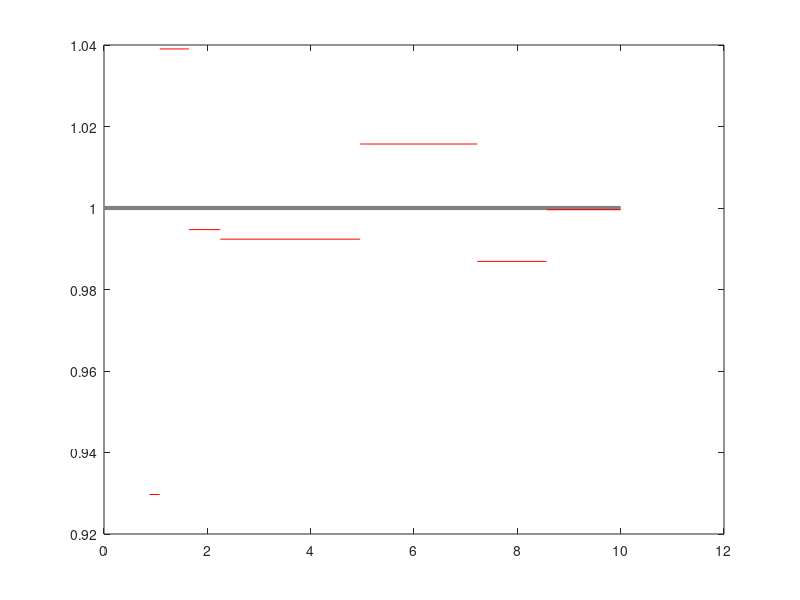

Recreate this plot in MATLAB. (Note: this script raises an error after producing the figure.)
nt=8;
dn=rand(nt,1);
dn=sort(dn);
dn=dn-min(dn)+1/dn/2;
dn=dn/max(dn)*10;


Var = 1;
nd=length(dn);
v0=1;
def=v0*dn;
noise=sqrt(Var)*randn(nd,10000);
defn=def+noise;


Gdef=-1*eye(nd)+diag(ones(nd-1,1),1);
Gdef=Gdef(1:end-1,:);
ni=size(Gdef,1);

vel=diff(def);
veln=diff(defn);
dt=diff(dn);
nv=length(dt);

Gvel=diag(dt);



skip=[3 5];
skip=[];
good=setdiff(1:ni,skip);

Gdef=Gdef(good,:);
Gvel=Gvel(good,:);
ni = length(good);

ints=[Gdef*defn];
Ga=Gdef;
Ga(end+1,1)=1;

[u,e,v]=svd(Gvel);
de=diag(e);
id=find(de>0);
p=id(end);

up=u(:,1:p);
ep=e(1:p,1:p);
vp=v(:,1:p);
%svd Gg
Ggsvd = vp*inv(ep)*up';

R=vp*vp';
modR=diag(R);
id=find(modR<0.8); %time intervals with no constraint
goodi=setdiff(1:nv,id);
goodcount=length(goodi);
gooddt = dt(goodi);
gooddt = gooddt/sum(gooddt);

Gvela=Gvel;
for i=1:length(id)
    Gvela(end+1,id(i))=1;
    Gvela(end,goodi)=-1/goodcount;
end

Gvelb=Gvel;
for i=1:length(id)
    Gvelb(end+1,id(i))=1;
    Gvelb(end,goodi)=-gooddt;
end

Gga=inv(Gvela'*Gvela)*Gvel';
Ggb=inv(Gvelb'*Gvelb)*Gvel';


covi=Var*Gdef*Gdef';
W=inv(covi);
G1=gooddt;
Ggc=inv(G1'*W*G1)*G1'*W;
avgr=Ggc*ints(goodi,:);

% 




moda   = Gga*ints;
modb   = Ggb*ints;
modc   = Ggc*ints;
modsvd = Ggsvd*ints;


meanmoda=mean(moda,2);
meanmodb=mean(modb,2);
meanmodc=mean(modc,2);
meanmodsvd=mean(modsvd,2);
stdmoda=std(moda,[],2);
stdmodb=std(modb,[],2);
stdmodc=std(modc,[],2);
stdmodsvd=std(modsvd,[],2);

dns=[dn(1:end-1) dn(2:end)]';

figure
plot([0 10],[v0 v0],'-','color',[0.5 0.5 0.5],'linewidth',3)
hold on
plot(dns(:,skip),zeros(2,length(skip)),'m','linewidth',3);
plot(dns,[meanmoda meanmoda]','r-');
plot(dns(:,skip),(meanmoda(skip)+stdmoda(skip))*[1 1],'r')
plot(dns(:,skip),(meanmoda(skip)-stdmoda(skip))*[1 1],'r')
plot(dns,[meanmodb meanmodb]','g-');
plot(dns(:,skip),(meanmodb(skip)+stdmodb(skip))*[1 1],'g')
plot(dns(:,skip),(meanmodb(skip)-stdmodb(skip))*[1 1],'g')
plot(dns,[meanmodc meanmodc]','c-');
plot(dns(:,skip),(meanmodc(skip)+stdmodc(skip))*[1 1],'c')
plot(dns(:,skip),(meanmodc(skip)-stdmodc(skip))*[1 1],'c')
plot(dns,[meanmodsvd meanmodsvd]','b-')
%plot(dns,meanmodsvd+stdmodsvd,'b:')
%plot(dns,meanmodsvd-stdmodsvd,'b:')



disp(['means: ' num2str(mean(moda(skip(1),:))) ' ' num2str(mean(modb(skip(1),:))) ' ' num2str(mean(modc(skip(1),:)))])
disp(['stds: ' num2str(std(moda(skip(1),:))) ' ' num2str(std(modb(skip(1),:))) ' ' num2str(std(modc(skip(1),:)))])

